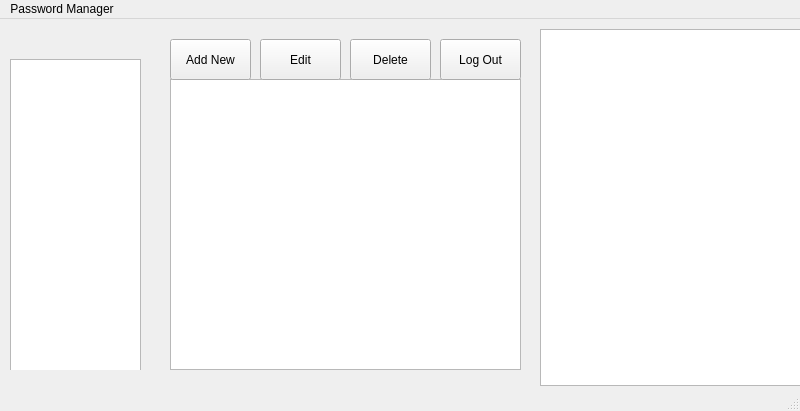
<?xml version="1.0" encoding="UTF-8"?>
<ui version="4.0">
 <class>passwordManager</class>
 <widget class="QMainWindow" name="passwordManager">
  <property name="geometry">
   <rect>
    <x>0</x>
    <y>0</y>
    <width>800</width>
    <height>411</height>
   </rect>
  </property>
  <property name="minimumSize">
   <size>
    <width>800</width>
    <height>411</height>
   </size>
  </property>
  <property name="maximumSize">
   <size>
    <width>800</width>
    <height>411</height>
   </size>
  </property>
  <property name="windowTitle">
   <string>passwordManager</string>
  </property>
  <widget class="QWidget" name="centralwidget">
   <property name="sizePolicy">
    <sizepolicy hsizetype="Expanding" vsizetype="Expanding">
     <horstretch>0</horstretch>
     <verstretch>0</verstretch>
    </sizepolicy>
   </property>
   <widget class="QStackedWidget" name="stackedWidget">
    <property name="geometry">
     <rect>
      <x>0</x>
      <y>10</y>
      <width>801</width>
      <height>341</height>
     </rect>
    </property>
    <property name="currentIndex">
     <number>1</number>
    </property>
    <widget class="QWidget" name="page">
     <widget class="QWidget" name="gridLayoutWidget">
      <property name="geometry">
       <rect>
        <x>0</x>
        <y>0</y>
        <width>801</width>
        <height>361</height>
       </rect>
      </property>
      <layout class="QGridLayout" name="gridLayout">
       <property name="sizeConstraint">
        <enum>QLayout::SetNoConstraint</enum>
       </property>
       <item row="0" column="0">
        <layout class="QGridLayout" name="gridLayout_3">
         <item row="2" column="1" rowspan="2">
          <widget class="QCheckBox" name="checkBox">
           <property name="text">
            <string>Show password</string>
           </property>
           <property name="checked">
            <bool>false</bool>
           </property>
          </widget>
         </item>
         <item row="1" column="0">
          <spacer name="horizontalSpacer">
           <property name="orientation">
            <enum>Qt::Horizontal</enum>
           </property>
           <property name="sizeHint" stdset="0">
            <size>
             <width>40</width>
             <height>20</height>
            </size>
           </property>
          </spacer>
         </item>
         <item row="4" column="1">
          <spacer name="verticalSpacer_2">
           <property name="orientation">
            <enum>Qt::Vertical</enum>
           </property>
           <property name="sizeHint" stdset="0">
            <size>
             <width>20</width>
             <height>40</height>
            </size>
           </property>
          </spacer>
         </item>
         <item row="1" column="1">
          <layout class="QVBoxLayout" name="verticalLayout_7">
           <item>
            <layout class="QHBoxLayout" name="horizontalLayout_6">
             <item>
              <widget class="QLineEdit" name="mainUsernameField"/>
             </item>
             <item>
              <widget class="QPushButton" name="loginButton">
               <property name="tabletTracking">
                <bool>false</bool>
               </property>
               <property name="text">
                <string> Login </string>
               </property>
              </widget>
             </item>
            </layout>
           </item>
           <item>
            <layout class="QHBoxLayout" name="horizontalLayout_7">
             <item>
              <widget class="QLineEdit" name="mainPasswordField"/>
             </item>
             <item>
              <widget class="QPushButton" name="signupButton">
               <property name="mouseTracking">
                <bool>false</bool>
               </property>
               <property name="text">
                <string>Signup</string>
               </property>
              </widget>
             </item>
            </layout>
           </item>
          </layout>
         </item>
         <item row="0" column="1">
          <spacer name="verticalSpacer">
           <property name="orientation">
            <enum>Qt::Vertical</enum>
           </property>
           <property name="sizeHint" stdset="0">
            <size>
             <width>20</width>
             <height>40</height>
            </size>
           </property>
          </spacer>
         </item>
         <item row="1" column="2">
          <spacer name="horizontalSpacer_2">
           <property name="orientation">
            <enum>Qt::Horizontal</enum>
           </property>
           <property name="sizeHint" stdset="0">
            <size>
             <width>40</width>
             <height>20</height>
            </size>
           </property>
          </spacer>
         </item>
        </layout>
       </item>
      </layout>
     </widget>
    </widget>
    <widget class="QWidget" name="page_2">
     <widget class="QListWidget" name="displayDetails">
      <property name="geometry">
       <rect>
        <x>170</x>
        <y>50</y>
        <width>351</width>
        <height>291</height>
       </rect>
      </property>
     </widget>
     <widget class="QScrollArea" name="scrollArea">
      <property name="geometry">
       <rect>
        <x>0</x>
        <y>30</y>
        <width>141</width>
        <height>321</height>
       </rect>
      </property>
      <property name="frameShape">
       <enum>QFrame::NoFrame</enum>
      </property>
      <property name="frameShadow">
       <enum>QFrame::Plain</enum>
      </property>
      <property name="lineWidth">
       <number>0</number>
      </property>
      <property name="widgetResizable">
       <bool>true</bool>
      </property>
      <widget class="QWidget" name="scrollAreaWidgetContents_2">
       <property name="geometry">
        <rect>
         <x>0</x>
         <y>0</y>
         <width>141</width>
         <height>321</height>
        </rect>
       </property>
       <widget class="QListWidget" name="showAccount">
        <property name="geometry">
         <rect>
          <x>10</x>
          <y>0</y>
          <width>131</width>
          <height>321</height>
         </rect>
        </property>
       </widget>
      </widget>
     </widget>
     <widget class="QPushButton" name="Edit">
      <property name="geometry">
       <rect>
        <x>260</x>
        <y>10</y>
        <width>81</width>
        <height>41</height>
       </rect>
      </property>
      <property name="text">
       <string>Edit</string>
      </property>
     </widget>
     <widget class="QPushButton" name="AddNew">
      <property name="geometry">
       <rect>
        <x>170</x>
        <y>10</y>
        <width>81</width>
        <height>41</height>
       </rect>
      </property>
      <property name="text">
       <string>Add New</string>
      </property>
     </widget>
     <widget class="QPushButton" name="Delete">
      <property name="geometry">
       <rect>
        <x>350</x>
        <y>10</y>
        <width>81</width>
        <height>41</height>
       </rect>
      </property>
      <property name="text">
       <string>Delete</string>
      </property>
     </widget>
     <widget class="QPushButton" name="logoutButton">
      <property name="geometry">
       <rect>
        <x>440</x>
        <y>10</y>
        <width>81</width>
        <height>41</height>
       </rect>
      </property>
      <property name="text">
       <string>Log Out</string>
      </property>
     </widget>
    </widget>
    <widget class="QWidget" name="page_3">
     <widget class="QWidget" name="gridLayoutWidget_3">
      <property name="geometry">
       <rect>
        <x>280</x>
        <y>130</y>
        <width>241</width>
        <height>91</height>
       </rect>
      </property>
      <layout class="QGridLayout" name="gridLayout_4">
       <item row="0" column="0">
        <widget class="QLineEdit" name="Website">
         <property name="placeholderText">
          <string>Website</string>
         </property>
        </widget>
       </item>
       <item row="1" column="0">
        <widget class="QLineEdit" name="Username">
         <property name="placeholderText">
          <string>Username</string>
         </property>
        </widget>
       </item>
       <item row="2" column="0">
        <widget class="QLineEdit" name="Password">
         <property name="text">
          <string/>
         </property>
         <property name="placeholderText">
          <string>Password</string>
         </property>
        </widget>
       </item>
      </layout>
     </widget>
     <widget class="QPushButton" name="Confirm">
      <property name="geometry">
       <rect>
        <x>280</x>
        <y>230</y>
        <width>100</width>
        <height>32</height>
       </rect>
      </property>
      <property name="text">
       <string>Confirm</string>
      </property>
     </widget>
     <widget class="QPushButton" name="Go_Back">
      <property name="geometry">
       <rect>
        <x>420</x>
        <y>230</y>
        <width>100</width>
        <height>32</height>
       </rect>
      </property>
      <property name="text">
       <string>Go back</string>
      </property>
     </widget>
     <widget class="QTextBrowser" name="titleText">
      <property name="geometry">
       <rect>
        <x>280</x>
        <y>100</y>
        <width>259</width>
        <height>41</height>
       </rect>
      </property>
      <property name="frameShape">
       <enum>QFrame::NoFrame</enum>
      </property>
      <property name="frameShadow">
       <enum>QFrame::Plain</enum>
      </property>
      <property name="lineWidth">
       <number>0</number>
      </property>
      <property name="html">
       <string>&lt;!DOCTYPE HTML PUBLIC &quot;-//W3C//DTD HTML 4.0//EN&quot; &quot;http://www.w3.org/TR/REC-html40/strict.dtd&quot;&gt;
&lt;html&gt;&lt;head&gt;&lt;meta name=&quot;qrichtext&quot; content=&quot;1&quot; /&gt;&lt;meta charset=&quot;utf-8&quot; /&gt;&lt;style type=&quot;text/css&quot;&gt;
p, li { white-space: pre-wrap; }
hr { height: 1px; border-width: 0; }
li.unchecked::marker { content: &quot;\2610&quot;; }
li.checked::marker { content: &quot;\2612&quot;; }
&lt;/style&gt;&lt;/head&gt;&lt;body style=&quot; font-family:'.AppleSystemUIFont'; font-size:13pt; font-weight:400; font-style:normal;&quot;&gt;
&lt;p style=&quot; margin-top:0px; margin-bottom:0px; margin-left:0px; margin-right:0px; -qt-block-indent:0; text-indent:0px;&quot;&gt;&lt;span style=&quot; font-size:18pt;&quot;&gt;ADD NEW&lt;/span&gt;&lt;/p&gt;&lt;/body&gt;&lt;/html&gt;</string>
      </property>
     </widget>
    </widget>
    <widget class="QWidget" name="page_4">
     <widget class="QTextBrowser" name="titleText_2">
      <property name="geometry">
       <rect>
        <x>280</x>
        <y>70</y>
        <width>259</width>
        <height>41</height>
       </rect>
      </property>
      <property name="frameShape">
       <enum>QFrame::NoFrame</enum>
      </property>
      <property name="frameShadow">
       <enum>QFrame::Plain</enum>
      </property>
      <property name="lineWidth">
       <number>0</number>
      </property>
      <property name="html">
       <string>&lt;!DOCTYPE HTML PUBLIC &quot;-//W3C//DTD HTML 4.0//EN&quot; &quot;http://www.w3.org/TR/REC-html40/strict.dtd&quot;&gt;
&lt;html&gt;&lt;head&gt;&lt;meta name=&quot;qrichtext&quot; content=&quot;1&quot; /&gt;&lt;meta charset=&quot;utf-8&quot; /&gt;&lt;style type=&quot;text/css&quot;&gt;
p, li { white-space: pre-wrap; }
hr { height: 1px; border-width: 0; }
li.unchecked::marker { content: &quot;\2610&quot;; }
li.checked::marker { content: &quot;\2612&quot;; }
&lt;/style&gt;&lt;/head&gt;&lt;body style=&quot; font-family:'.AppleSystemUIFont'; font-size:13pt; font-weight:400; font-style:normal;&quot;&gt;
&lt;p style=&quot; margin-top:0px; margin-bottom:0px; margin-left:0px; margin-right:0px; -qt-block-indent:0; text-indent:0px;&quot;&gt;&lt;span style=&quot; font-size:18pt;&quot;&gt;EDIT&lt;/span&gt;&lt;/p&gt;&lt;/body&gt;&lt;/html&gt;</string>
      </property>
     </widget>
     <widget class="QPushButton" name="updateConfirm">
      <property name="geometry">
       <rect>
        <x>280</x>
        <y>220</y>
        <width>100</width>
        <height>32</height>
       </rect>
      </property>
      <property name="text">
       <string>Confirm</string>
      </property>
     </widget>
     <widget class="QPushButton" name="updateGoBack">
      <property name="geometry">
       <rect>
        <x>420</x>
        <y>220</y>
        <width>100</width>
        <height>32</height>
       </rect>
      </property>
      <property name="text">
       <string>Go back</string>
      </property>
     </widget>
     <widget class="QWidget" name="gridLayoutWidget_4">
      <property name="geometry">
       <rect>
        <x>280</x>
        <y>100</y>
        <width>241</width>
        <height>116</height>
       </rect>
      </property>
      <layout class="QGridLayout" name="gridLayout_5">
       <item row="2" column="0">
        <widget class="QLineEdit" name="updateUsername">
         <property name="placeholderText">
          <string>Username</string>
         </property>
        </widget>
       </item>
       <item row="1" column="0">
        <widget class="QLineEdit" name="updateWebsite">
         <property name="placeholderText">
          <string>Website</string>
         </property>
        </widget>
       </item>
       <item row="3" column="0">
        <widget class="QLineEdit" name="updatePassword">
         <property name="text">
          <string/>
         </property>
         <property name="placeholderText">
          <string>Password</string>
         </property>
        </widget>
       </item>
       <item row="0" column="0">
        <widget class="QLineEdit" name="updateID">
         <property name="text">
          <string/>
         </property>
         <property name="placeholderText">
          <string>ID</string>
         </property>
        </widget>
       </item>
      </layout>
     </widget>
    </widget>
   </widget>
   <widget class="QTextBrowser" name="errorAuthDisplay">
    <property name="geometry">
     <rect>
      <x>540</x>
      <y>10</y>
      <width>261</width>
      <height>357</height>
     </rect>
    </property>
    <property name="sizePolicy">
     <sizepolicy hsizetype="Expanding" vsizetype="Expanding">
      <horstretch>0</horstretch>
      <verstretch>0</verstretch>
     </sizepolicy>
    </property>
    <property name="verticalScrollBarPolicy">
     <enum>Qt::ScrollBarAlwaysOff</enum>
    </property>
    <property name="horizontalScrollBarPolicy">
     <enum>Qt::ScrollBarAlwaysOff</enum>
    </property>
    <property name="readOnly">
     <bool>true</bool>
    </property>
   </widget>
  </widget>
  <widget class="QMenuBar" name="menubar">
   <property name="geometry">
    <rect>
     <x>0</x>
     <y>0</y>
     <width>800</width>
     <height>24</height>
    </rect>
   </property>
   <widget class="QMenu" name="menuPassword_Manager">
    <property name="title">
     <string>Password Manager</string>
    </property>
   </widget>
   <addaction name="menuPassword_Manager"/>
  </widget>
  <widget class="QStatusBar" name="statusbar"/>
 </widget>
 <resources/>
 <connections/>
</ui>
